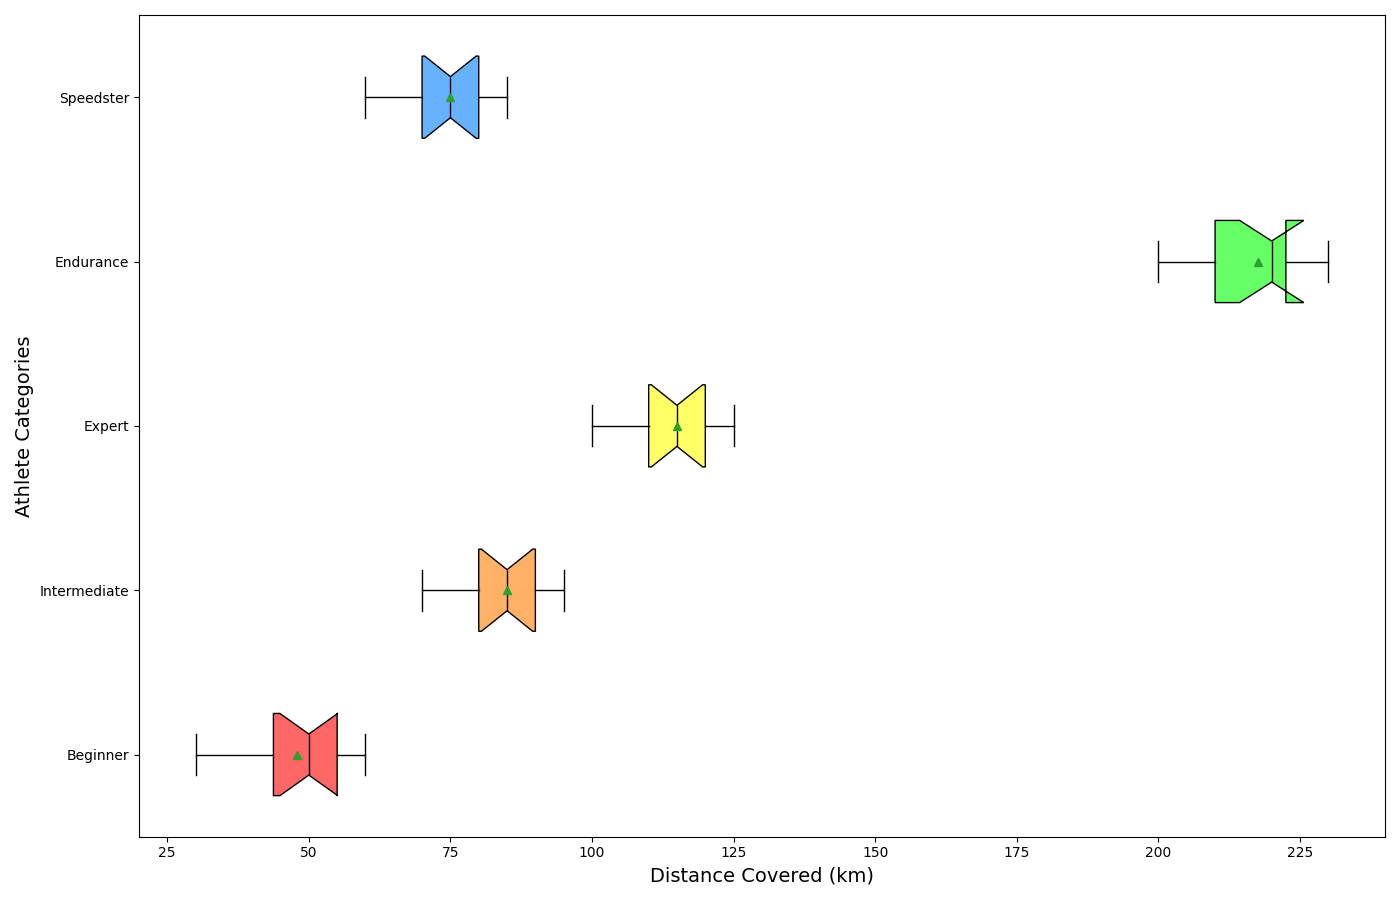

Write the Python code that produced this figure.
import matplotlib.pyplot as plt

amateur_distances = [30, 45, 50, 60, 35, 40, 50, 55, 45, 50, 60, 55]
semi_pro_distances = [70, 80, 85, 90, 75, 80, 85, 95, 90, 85, 90, 95]
professional_distances = [100, 110, 115, 120, 105, 110, 115, 125, 120, 115, 120, 125]
marathoner_distances = [200, 210, 220, 230, 205, 210, 220, 230, 220, 215, 220, 230]
sprinter_distances = [60, 70, 75, 80, 65, 70, 75, 85, 80, 75, 80, 85]

all_distances = [
    amateur_distances,
    semi_pro_distances,
    professional_distances,
    marathoner_distances,
    sprinter_distances
]

athlete_labels = ["Beginner", "Intermediate", "Expert", "Endurance", "Speedster"]

fig, ax = plt.subplots(figsize=(14, 9))

box = ax.boxplot(all_distances, labels=athlete_labels, patch_artist=True, notch=True, vert=False, showmeans=True)

colors = ['#FF6666', '#FFB266', '#FFFF66', '#66FF66', '#66B2FF']
for patch, color in zip(box['boxes'], colors):
    patch.set_facecolor(color)

ax.set_xlabel("Distance Covered (km)", fontsize=14)
ax.set_ylabel("Athlete Categories", fontsize=14)

for element in ['whiskers', 'caps', 'medians', 'means']:
    plt.setp(box[element], color='black')
plt.setp(box['fliers'], marker='o', color='red', markersize=5, alpha=0.5)

plt.tight_layout()
plt.show()
